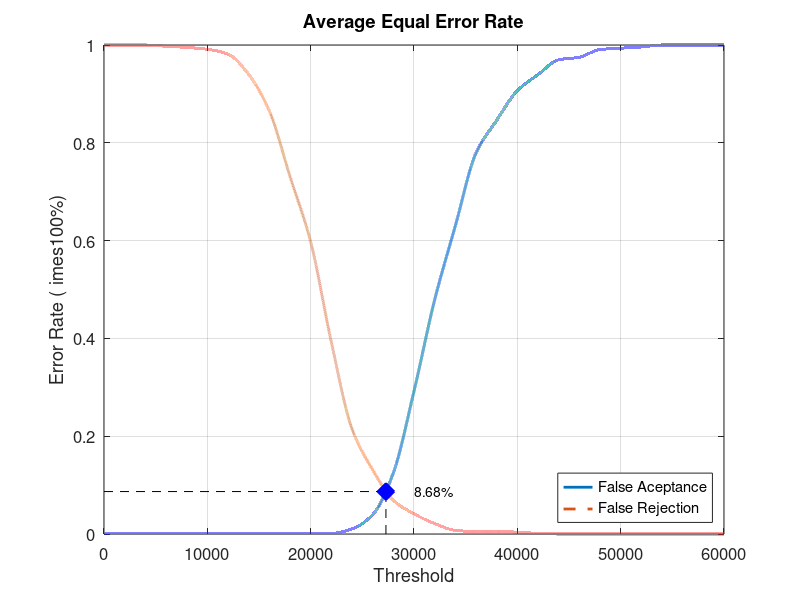
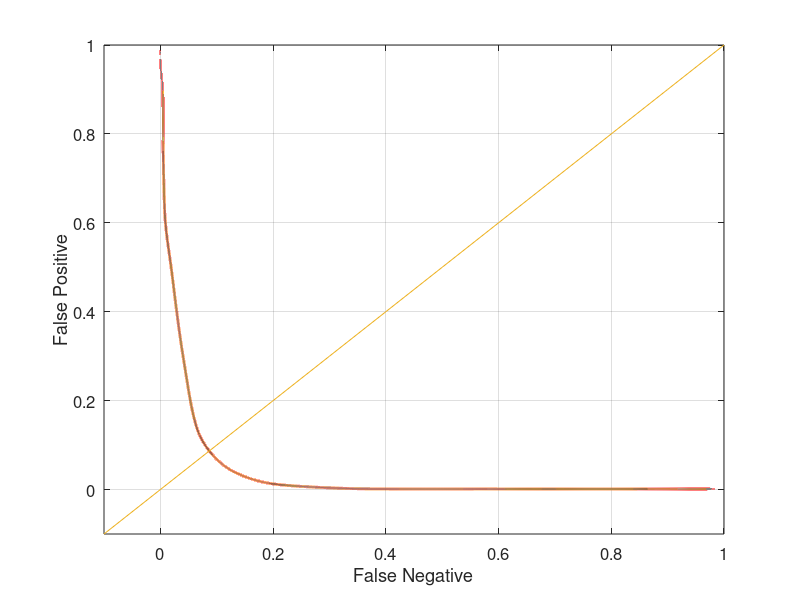

MATLAB code for these plots, in order:
close all;
clear;
clc;
x = 0:2000:60000;
xq = 0:0.5:60000;

y0 = [0 0.00131579 0.00131579 0.00131579 0.00131579 0.00131579 0.00131579 0.00131579 0.00131579 0.00131579 0.00131579 0.00131579 0.0105263 0.0394737 0.125 0.292105 0.478947 0.630263 0.778947 0.846053 0.906579 0.939474 0.969737 0.975 0.990789 0.993421 0.996053 1 1 1 1]
yy0 = interp1(x, y0, xq, 'pchip');
y1 = [1 1 1 0.9975 0.995 0.99125 0.98125 0.94 0.865 0.73125 0.5975 0.3925 0.215 0.13125 0.06875 0.04125 0.02125 0.0075 0.005 0.005 0.00375 0.00125 0 0 0 0 0 0 0 0 0]
yy1 = interp1(x, y1, xq, 'pchip');

% Calculating EER: 
y2 = abs(y0 - y1);
find(y2 == min(y2))
yy2 = abs(yy0 - yy1);
xEER = find(yy2 == min(yy2));
xEERIndex = xq(xEER) % X-axis EER
yEER = yy0(xEER) % Y-axis EER

main = figure
plot(xq, yy0,'-','LineWidth', 2);	hold on
plot(xq, yy1,'--','LineWidth', 2);	hold on
plot([xEERIndex xEERIndex], [0 yEER], 'k--');	hold on
plot([0 xEERIndex], [yEER yEER], 'k--');	hold on
plot(xEERIndex, yEER, 'bx', 'LineWidth', 10);	hold on
text(xEERIndex + 10 * xEERIndex / 100, yEER, [num2str(round((10000 * yEER)) / 100) '%'])
legend('False Aceptance', 'False Rejection', 'Location', 'SouthEast')
xlabel('Threshold')
ylabel('Error Rate (	imes100%)')
title('Average Equal Error Rate')
set(gca, 'FontSize', 12)
axis([0 60000 0 1])
grid on

print(main, 'Experiment3AverageMain', '-dpng');
FNRxFPR = figure('Color', [1 1 1]);
plot(yy1, yy0, '-', yy1, yy0, 'LineWidth', 2);
hold on
y = -0.1:0.1:1
plot(y, y); 
set(gca, 'FontSize', 12)
xlabel('False Negative')
ylabel('False Positive')
axis([-0.1 1 -0.1 1])
set(gca, 'FontSize', 12)
grid on

print(FNRxFPR, 'Experiment3AverageFNRxFPR','-dpng');
